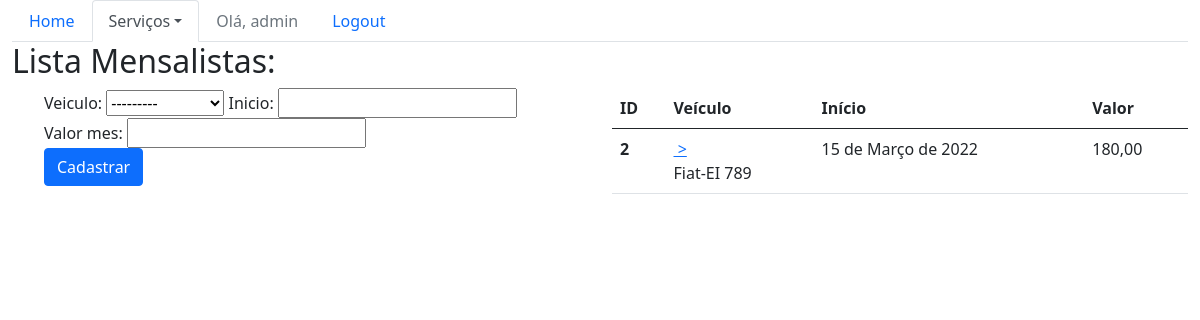
Page /sistema/mensalistas/ (signed in) on the earlier database version.
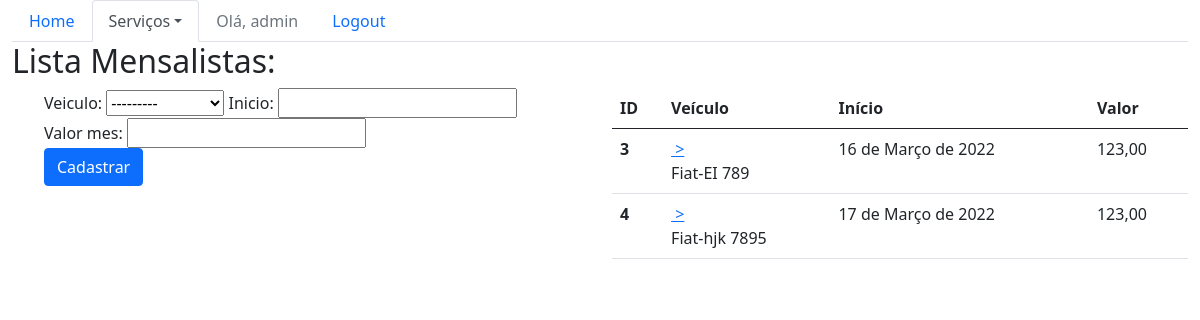
Same page on the later database version.
### core/models.py (models this page shows, shortened)
class Mensalista(models.Model):
    veiculo = models.ForeignKey(Veiculo, on_delete=models.CASCADE)
    inicio = models.DateField()
    valor_mes = models.DecimalField(max_digits=5, decimal_places=2)

class Veiculo(models.Model):
    marca = models.ForeignKey(Marca, on_delete=models.CASCADE)
    proprietario = models.ForeignKey(Pessoa, on_delete=models.CASCADE)
    placa = models.CharField(max_length=20)
    cor = models.CharField(max_length=15)
    observacoes = models.TextField(max_length=200)
    def __str__(self):
        return self.marca.nome + '-' + self.placa

class Marca(models.Model):
    nome = models.CharField(max_length=50)

### core/views.py (the view)
# urls.py: path("mensalistas/", lista_mensalistas ,name='core_lista_mensalistas'),
@login_required
def lista_mensalistas(request):
    mensalistas = Mensalista.objects.all()
    form = MensalistaForm()
    return render(request, 'core/lista_mensalistas.html', {'mensalistas': mensalistas, 'form': form})

### core/forms.py
class MensalistaForm(ModelForm):
    class Meta:
        model = Mensalista
        fields= ['veiculo','inicio','valor_mes']

### core/templates/core/lista_mensalistas.html (shortened to what this page needs)
{% extends 'base.html' %}
{% load bootstrap %}
{%block menu%}
    <ul class="nav nav-tabs">
        <li class="nav-item">
          <a class="nav-link " href="{% url 'core_home' %}">Home</a>
        </li>
        <li class="nav-item dropdown">
          <a class="nav-link dropdown-toggle active" data-toggle="dropdown" href="#" role="button" aria-haspopup="true" aria-expanded="false">Serviços</a>
        </li>
        {%if user.is_authenticated %}
        <li class="nav-item ">
          <a class="nav-link disabled" href="">Olá, {{user}}</a>
        </li>
        <li class="nav-item">
          <a class="nav-link" href="{% url 'logout' %}">Logout</a>
        </li>
        {% else %}
        <li class="nav-item">
          <a class="nav-link" href="{% url 'login' %}">Login</a>
        </li>
        {% endif %}
    </ul>
{%endblock%}
{%block main%}
<div class="row">
    <div class="col-sm-12">
        <h2> Lista Mensalistas: </h2>
    </div>
</div>
<div class="row">
    <div class="col-sm-6">
        <ul>
            <form action="{% url 'core_mensalista_novo' %}" method="post">
                {{form|bootstrap}}
            <br>
                <button type="submit" class="btn btn-primary">Cadastrar</button>
            </form>
        </ul>
    </div>
    <div class="col-sm-6">
        <table class="table">
            <thead class= "thead-dark">
              <tr>
                <th scope="col">ID</th>
                <th scope="col">Veículo</th>
                <th scope="col">Início</th>
                <th scope="col">Valor</th>
              </tr>
            </thead>
            <tbody>
                {% for mensalista in mensalistas %}
              <tr>
                <th scope="row" >{{mensalista.id}}</th>
                <td ><a href="{% url 'core_mensalista_update' mensalista.id %}" style="display:block;">&nbsp;></a>{{mensalista.veiculo}}</td>
                <td>{{mensalista.inicio}}</td>
                <td>{{mensalista.valor_mes}}</td>
              </tr>
              <tr>
                {%endfor%}
            </tbody>
          </table>
    </div>
</div>
{%endblock%}

Differences in the rows shown:
removed Mensalista: id "2", veiculo "Fiat-EI 789", inicio "15 de Março de 2022", valor_mes "180,00"
added Mensalista: id "3", veiculo "Fiat-EI 789", inicio "16 de Março de 2022", valor_mes "123,00"
added Mensalista: id "4", veiculo "Fiat-hjk 7895", inicio "17 de Março de 2022", valor_mes "123,00"
